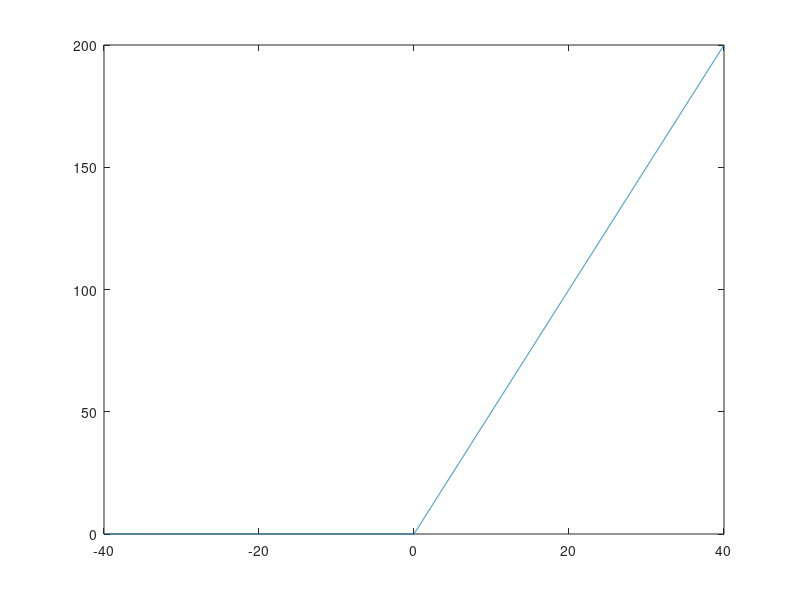

Write MATLAB code to recreate this figure.
clc
close all
clear all

x=[-40:0.01:40];
A=5;
y=zeros(1,length(x));

for i=1:length(x)
    if x(i)>=0
        y(i)=A*x(i);
    else 
        y(i)=0;
    end 
end
plot(x,y);